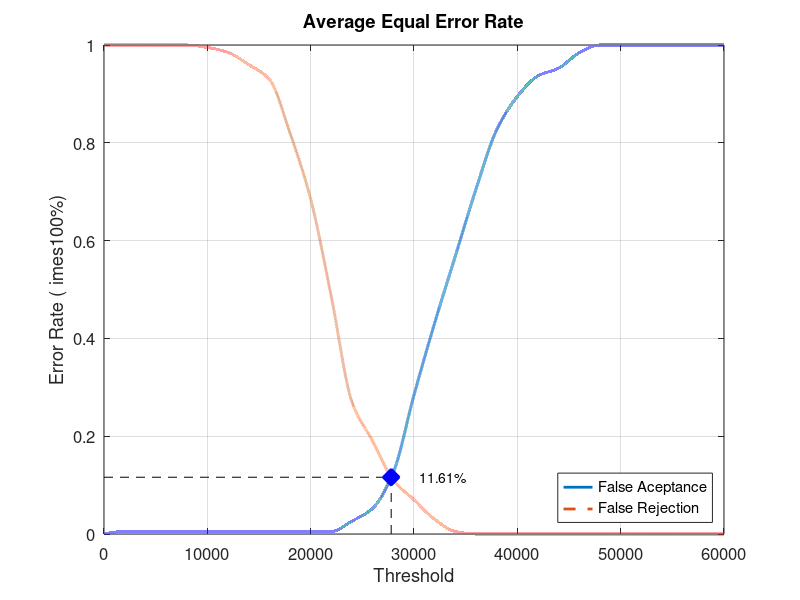
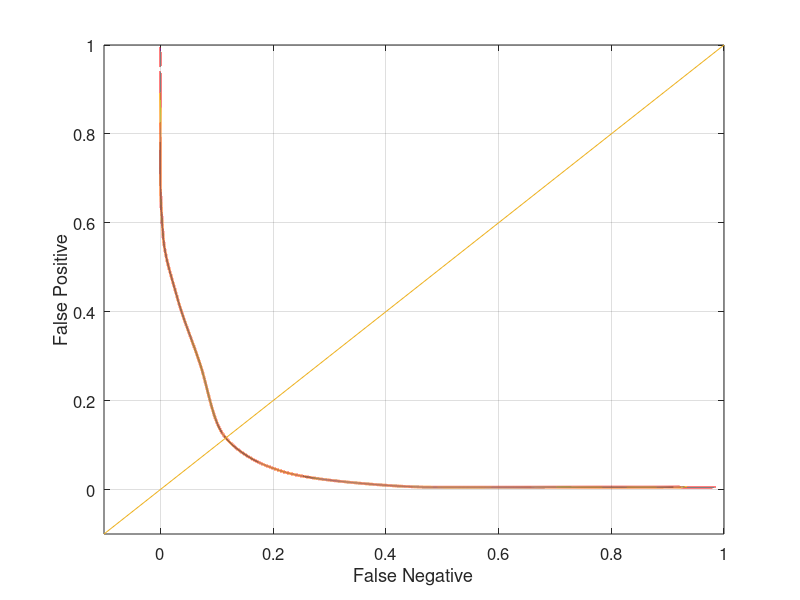

MATLAB code to generate these figures, in order:
close all;
clear;
clc;
x = 0:2000:60000;
xq = 0:0.5:60000;

y0 = [0 0.00526316 0.00526316 0.00526316 0.00526316 0.00526316 0.00526316 0.00526316 0.00526316 0.00526316 0.00526316 0.00526316 0.0263158 0.0526316 0.126316 0.284211 0.431579 0.568421 0.705263 0.826316 0.894737 0.936842 0.952632 0.984211 1 1 1 1 1 1 1]
yy0 = interp1(x, y0, xq, 'pchip');
y1 = [1 1 1 1 1 0.995 0.985 0.96 0.93 0.82 0.685 0.485 0.27 0.19 0.11 0.07 0.03 0.005 0 0 0 0 0 0 0 0 0 0 0 0 0]
yy1 = interp1(x, y1, xq, 'pchip');

% Calculating EER: 
y2 = abs(y0 - y1);
find(y2 == min(y2))
yy2 = abs(yy0 - yy1);
xEER = find(yy2 == min(yy2));
xEERIndex = xq(xEER) % X-axis EER
yEER = yy0(xEER) % Y-axis EER

main = figure
plot(xq, yy0,'-','LineWidth', 2);	hold on
plot(xq, yy1,'--','LineWidth', 2);	hold on
plot([xEERIndex xEERIndex], [0 yEER], 'k--');	hold on
plot([0 xEERIndex], [yEER yEER], 'k--');	hold on
plot(xEERIndex, yEER, 'bx', 'LineWidth', 10);	hold on
text(xEERIndex + 10 * xEERIndex / 100, yEER, [num2str(round((10000 * yEER)) / 100) '%'])
legend('False Aceptance', 'False Rejection', 'Location', 'SouthEast')
xlabel('Threshold')
ylabel('Error Rate (	imes100%)')
title('Average Equal Error Rate')
set(gca, 'FontSize', 12)
axis([0 60000 0 1])
grid on

print(main, 'Database2_4Main', '-dpng');
FNRxFPR = figure('Color', [1 1 1]);
plot(yy1, yy0, '-', yy1, yy0, 'LineWidth', 2);
hold on
y = -0.1:0.1:1
plot(y, y); 
set(gca, 'FontSize', 12)
xlabel('False Negative')
ylabel('False Positive')
axis([-0.1 1 -0.1 1])
set(gca, 'FontSize', 12)
grid on

print(FNRxFPR, 'Database2_4FNRxFPR','-dpng');
